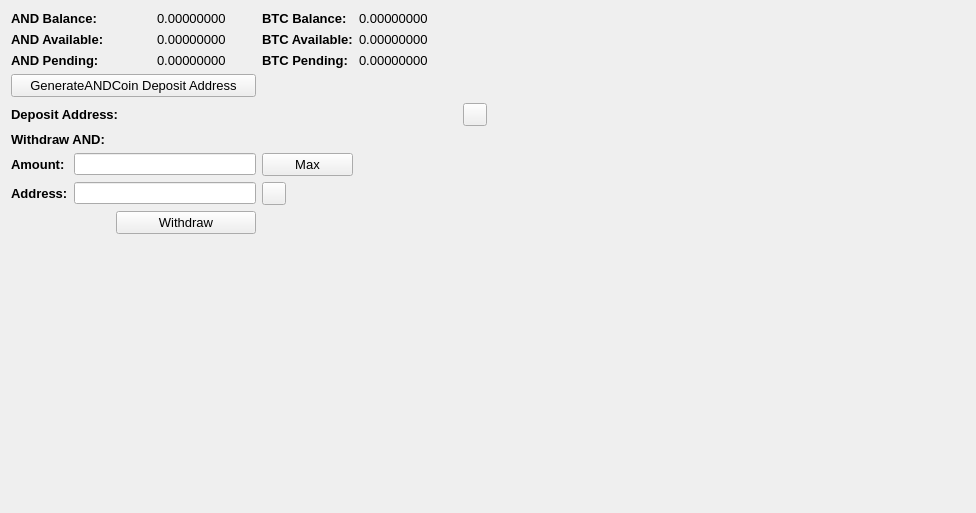
     <widget class="QWidget" name="BalanceTab">
      <attribute name="title">
       <string>Balance</string>
      </attribute>
      <layout class="QGridLayout" name="gridLayout_2">
       <item row="0" column="0" colspan="2">
        <widget class="QLabel" name="label_11">
         <property name="font">
          <font>
           <pointsize>10</pointsize>
           <weight>75</weight>
           <bold>true</bold>
          </font>
         </property>
         <property name="text">
          <string>AND Balance:</string>
         </property>
        </widget>
       </item>
       <item row="0" column="3">
        <widget class="QLabel" name="TXBalanceLabel">
         <property name="font">
          <font>
           <pointsize>10</pointsize>
          </font>
         </property>
         <property name="text">
          <string>0.00000000</string>
         </property>
         <property name="textInteractionFlags">
          <set>Qt::LinksAccessibleByMouse|Qt::TextSelectableByMouse</set>
         </property>
        </widget>
       </item>
       <item row="0" column="4">
        <widget class="QLabel" name="label_12">
         <property name="font">
          <font>
           <pointsize>10</pointsize>
           <weight>75</weight>
           <bold>true</bold>
          </font>
         </property>
         <property name="text">
          <string>BTC Balance:</string>
         </property>
        </widget>
       </item>
       <item row="0" column="5">
        <widget class="QLabel" name="BitcoinBalanceLabel">
         <property name="font">
          <font>
           <pointsize>10</pointsize>
          </font>
         </property>
         <property name="text">
          <string>0.00000000</string>
         </property>
         <property name="textInteractionFlags">
          <set>Qt::LinksAccessibleByMouse|Qt::TextSelectableByMouse</set>
         </property>
        </widget>
       </item>
       <item row="0" column="7" rowspan="10">
        <spacer name="horizontalSpacer_4">
         <property name="orientation">
          <enum>Qt::Horizontal</enum>
         </property>
         <property name="sizeHint" stdset="0">
          <size>
           <width>478</width>
           <height>488</height>
          </size>
         </property>
        </spacer>
       </item>
       <item row="1" column="0" colspan="2">
        <widget class="QLabel" name="label_13">
         <property name="font">
          <font>
           <pointsize>10</pointsize>
           <weight>75</weight>
           <bold>true</bold>
          </font>
         </property>
         <property name="text">
          <string>AND Available:</string>
         </property>
        </widget>
       </item>
       <item row="1" column="3">
        <widget class="QLabel" name="TXAvailableLabel_2">
         <property name="font">
          <font>
           <pointsize>10</pointsize>
          </font>
         </property>
         <property name="text">
          <string>0.00000000</string>
         </property>
         <property name="textInteractionFlags">
          <set>Qt::LinksAccessibleByMouse|Qt::TextSelectableByMouse</set>
         </property>
        </widget>
       </item>
       <item row="1" column="4">
        <widget class="QLabel" name="label_15">
         <property name="font">
          <font>
           <pointsize>10</pointsize>
           <weight>75</weight>
           <bold>true</bold>
          </font>
         </property>
         <property name="text">
          <string>BTC Available:</string>
         </property>
        </widget>
       </item>
       <item row="1" column="5">
        <widget class="QLabel" name="BitcoinAvailableLabel">
         <property name="font">
          <font>
           <pointsize>10</pointsize>
          </font>
         </property>
         <property name="text">
          <string>0.00000000</string>
         </property>
         <property name="textInteractionFlags">
          <set>Qt::LinksAccessibleByMouse|Qt::TextSelectableByMouse</set>
         </property>
        </widget>
       </item>
       <item row="2" column="0" colspan="2">
        <widget class="QLabel" name="label_14">
         <property name="font">
          <font>
           <pointsize>10</pointsize>
           <weight>75</weight>
           <bold>true</bold>
          </font>
         </property>
         <property name="text">
          <string>AND Pending:</string>
         </property>
        </widget>
       </item>
       <item row="2" column="3">
        <widget class="QLabel" name="TXPendingLabel">
         <property name="font">
          <font>
           <pointsize>10</pointsize>
          </font>
         </property>
         <property name="text">
          <string>0.00000000</string>
         </property>
         <property name="textInteractionFlags">
          <set>Qt::LinksAccessibleByMouse|Qt::TextSelectableByMouse</set>
         </property>
        </widget>
       </item>
       <item row="2" column="4">
        <widget class="QLabel" name="label_31">
         <property name="font">
          <font>
           <pointsize>10</pointsize>
           <weight>75</weight>
           <bold>true</bold>
          </font>
         </property>
         <property name="text">
          <string>BTC Pending:</string>
         </property>
        </widget>
       </item>
       <item row="2" column="5">
        <widget class="QLabel" name="BitcoinPendingLabel">
         <property name="font">
          <font>
           <pointsize>10</pointsize>
          </font>
         </property>
         <property name="text">
          <string>0.00000000</string>
         </property>
         <property name="textInteractionFlags">
          <set>Qt::LinksAccessibleByMouse|Qt::TextSelectableByMouse</set>
         </property>
        </widget>
       </item>
       <item row="3" column="0" colspan="4">
        <widget class="QPushButton" name="GenDepositBTN">
         <property name="font">
          <font>
           <pointsize>10</pointsize>
          </font>
         </property>
         <property name="text">
          <string>GenerateANDCoin Deposit Address</string>
         </property>
        </widget>
       </item>
       <item row="4" column="0" colspan="3">
        <widget class="QLabel" name="label_33">
         <property name="font">
          <font>
           <pointsize>10</pointsize>
           <weight>75</weight>
           <bold>true</bold>
          </font>
         </property>
         <property name="text">
          <string>Deposit Address:</string>
         </property>
        </widget>
       </item>
       <item row="4" column="3" colspan="3">
        <widget class="QLabel" name="DepositAddressLabel">
         <property name="minimumSize">
          <size>
           <width>300</width>
           <height>0</height>
          </size>
         </property>
         <property name="palette">
          <palette>
           <active>
            <colorrole role="WindowText">
             <brush brushstyle="SolidPattern">
              <color alpha="255">
               <red>0</red>
               <green>0</green>
               <blue>0</blue>
              </color>
             </brush>
            </colorrole>
            <colorrole role="Text">
             <brush brushstyle="SolidPattern">
              <color alpha="255">
               <red>0</red>
               <green>0</green>
               <blue>255</blue>
              </color>
             </brush>
            </colorrole>
           </active>
           <inactive>
            <colorrole role="WindowText">
             <brush brushstyle="SolidPattern">
              <color alpha="255">
               <red>0</red>
               <green>0</green>
               <blue>0</blue>
              </color>
             </brush>
            </colorrole>
            <colorrole role="Text">
             <brush brushstyle="SolidPattern">
              <color alpha="255">
               <red>0</red>
               <green>0</green>
               <blue>255</blue>
              </color>
             </brush>
            </colorrole>
           </inactive>
           <disabled>
            <colorrole role="WindowText">
             <brush brushstyle="SolidPattern">
              <color alpha="255">
               <red>120</red>
               <green>120</green>
               <blue>120</blue>
              </color>
             </brush>
            </colorrole>
            <colorrole role="Text">
             <brush brushstyle="SolidPattern">
              <color alpha="255">
               <red>120</red>
               <green>120</green>
               <blue>120</blue>
              </color>
             </brush>
            </colorrole>
           </disabled>
          </palette>
         </property>
         <property name="font">
          <font>
           <pointsize>10</pointsize>
           <weight>75</weight>
           <bold>true</bold>
          </font>
         </property>
         <property name="text">
          <string/>
         </property>
         <property name="alignment">
          <set>Qt::AlignRight|Qt::AlignTrailing|Qt::AlignVCenter</set>
         </property>
         <property name="textInteractionFlags">
          <set>Qt::LinksAccessibleByMouse|Qt::TextSelectableByKeyboard|Qt::TextSelectableByMouse</set>
         </property>
        </widget>
       </item>
       <item row="4" column="6">
        <widget class="QToolButton" name="DepositCopyButton">
         <property name="toolTip">
          <string>Copy to clipboard</string>
         </property>
         <property name="text">
          <string/>
         </property>
         <property name="icon">
          <iconset resource="../bitcoin.qrc">
           <normaloff>:/icons/editcopy</normaloff>:/icons/editcopy</iconset>
         </property>
         <property name="shortcut">
          <string>Alt+P</string>
         </property>
        </widget>
       </item>
       <item row="5" column="0" colspan="2">
        <widget class="QLabel" name="label_34">
         <property name="font">
          <font>
           <pointsize>10</pointsize>
           <weight>75</weight>
           <bold>true</bold>
          </font>
         </property>
         <property name="text">
          <string>Withdraw AND:</string>
         </property>
        </widget>
       </item>
       <item row="6" column="0">
        <widget class="QLabel" name="label_26">
         <property name="font">
          <font>
           <pointsize>10</pointsize>
           <weight>75</weight>
           <bold>true</bold>
          </font>
         </property>
         <property name="text">
          <string>Amount:</string>
         </property>
        </widget>
       </item>
       <item row="6" column="1" colspan="3">
        <widget class="QLineEdit" name="WithdrawUnitsInput">
         <property name="font">
          <font>
           <pointsize>9</pointsize>
           <weight>75</weight>
           <bold>true</bold>
          </font>
         </property>
         <property name="text">
          <string/>
         </property>
        </widget>
       </item>
       <item row="6" column="4">
        <widget class="QPushButton" name="Withdraw_Max_Amount">
         <property name="font">
          <font>
           <pointsize>10</pointsize>
          </font>
         </property>
         <property name="text">
          <string>Max</string>
         </property>
        </widget>
       </item>
       <item row="7" column="0">
        <widget class="QLabel" name="label_10">
         <property name="font">
          <font>
           <pointsize>10</pointsize>
           <weight>75</weight>
           <bold>true</bold>
          </font>
         </property>
         <property name="text">
          <string>Address:</string>
         </property>
        </widget>
       </item>
       <item row="7" column="1" colspan="3">
        <widget class="QLineEdit" name="WithdrawAddress">
         <property name="font">
          <font>
           <pointsize>9</pointsize>
           <weight>75</weight>
           <bold>true</bold>
          </font>
         </property>
        </widget>
       </item>
       <item row="7" column="4">
        <widget class="QToolButton" name="WithdrawPasteButton">
         <property name="toolTip">
          <string>Paste from clipboard</string>
         </property>
         <property name="text">
          <string/>
         </property>
         <property name="icon">
          <iconset resource="../bitcoin.qrc">
           <normaloff>:/icons/editpaste</normaloff>:/icons/editpaste</iconset>
         </property>
         <property name="shortcut">
          <string>Alt+P</string>
         </property>
        </widget>
       </item>
       <item row="8" column="2" colspan="2">
        <widget class="QPushButton" name="WithdrawUnitsBtn">
         <property name="font">
          <font>
           <pointsize>10</pointsize>
          </font>
         </property>
         <property name="text">
          <string>Withdraw</string>
         </property>
        </widget>
       </item>
       <item row="9" column="0" colspan="6">
        <spacer name="verticalSpacer">
         <property name="orientation">
          <enum>Qt::Vertical</enum>
         </property>
         <property name="sizeHint" stdset="0">
          <size>
           <width>428</width>
           <height>262</height>
          </size>
         </property>
        </spacer>
       </item>
      </layout>
      <zorder>label_31</zorder>
      <zorder>label_15</zorder>
      <zorder>label_12</zorder>
      <zorder>label_14</zorder>
      <zorder>label_13</zorder>
      <zorder>label_11</zorder>
      <zorder>BitcoinBalanceLabel</zorder>
      <zorder>TXBalanceLabel</zorder>
      <zorder>TXAvailableLabel_2</zorder>
      <zorder>TXPendingLabel</zorder>
      <zorder>BitcoinAvailableLabel</zorder>
      <zorder>BitcoinPendingLabel</zorder>
      <zorder>label_33</zorder>
      <zorder>GenDepositBTN</zorder>
      <zorder>DepositAddressLabel</zorder>
      <zorder>Withdraw_Max_Amount</zorder>
      <zorder>label_34</zorder>
      <zorder>WithdrawUnitsInput</zorder>
      <zorder>label_10</zorder>
      <zorder>label_26</zorder>
      <zorder>WithdrawAddress</zorder>
      <zorder>WithdrawUnitsBtn</zorder>
      <zorder>horizontalSpacer_4</zorder>
      <zorder>verticalSpacer</zorder>
      <zorder>WithdrawPasteButton</zorder>
      <zorder>DepositCopyButton</zorder>
     </widget>
